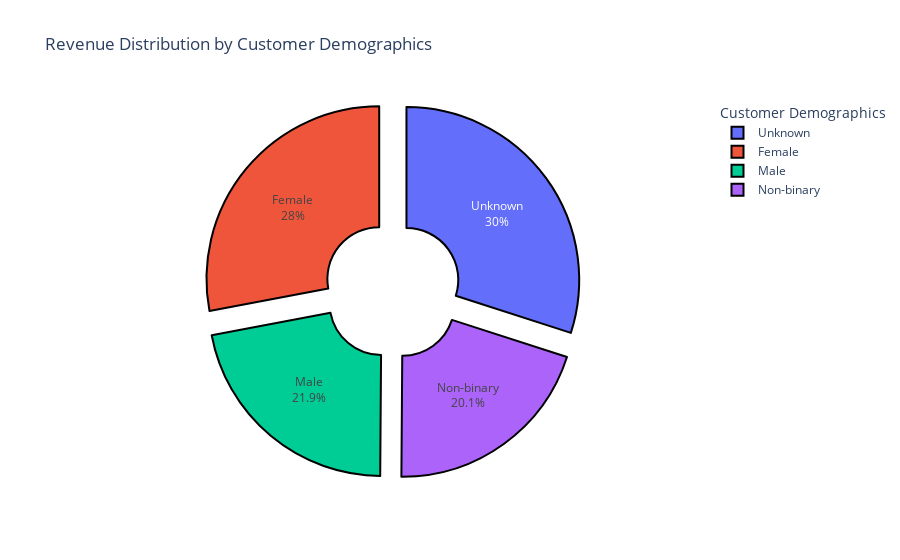
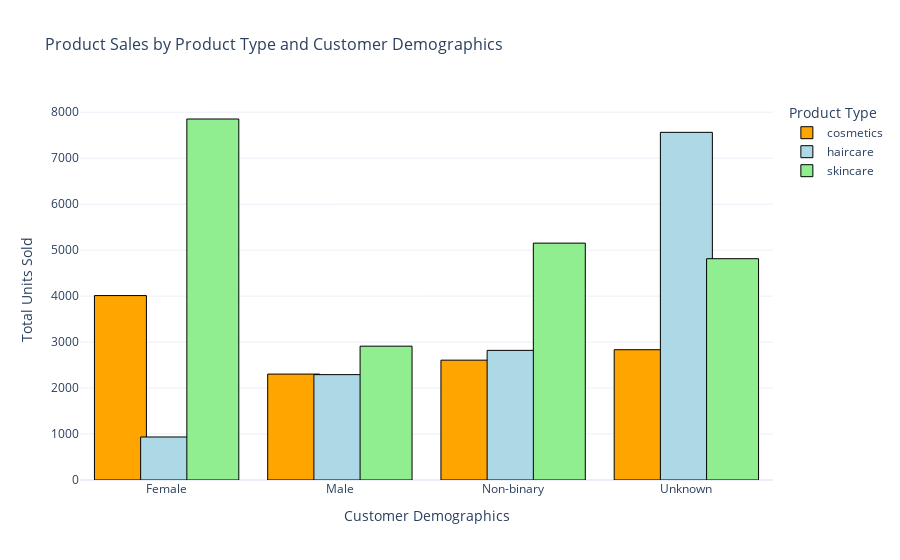
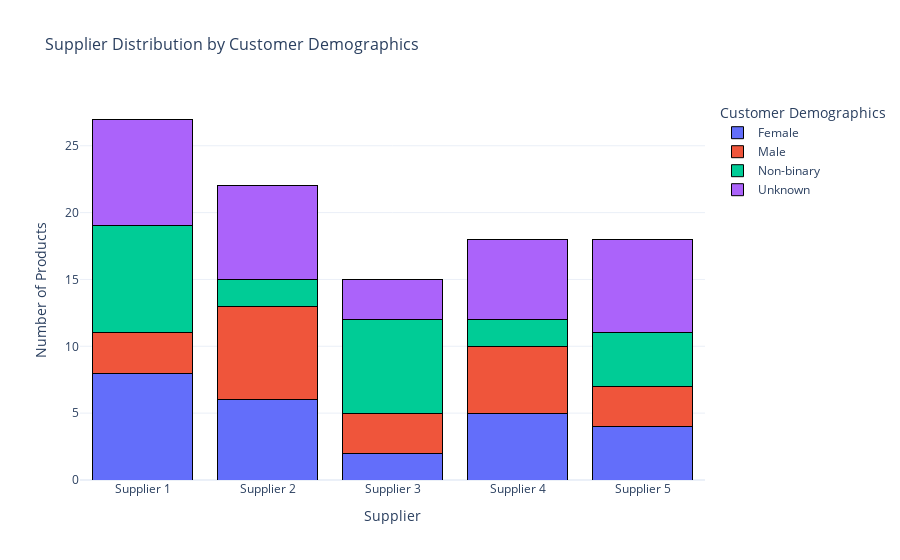

Notebook cell for these charts, in order:
### Markdown cell above
# Customer Demographics Analysis

### Code cell
# --- Customer Demographics Analysis ---
print("\n=== Customer Demographics Analysis ===")

# Define consistent colors for Product_type (from previous sections)
color_map = {
    'haircare': '#ADD8E6',  # Light Blue
    'skincare': '#90EE90',  # Light Green
    'cosmetics': '#FFA500'  # Orange (if present)
}

#  Revenue Distribution by Customer Demographics (Pie Chart)
revenue_by_demo = df.groupby('Customer_demographics')['Revenue_generated'].sum().reset_index()
fig_revenue_pie = px.pie(revenue_by_demo, 
                         values='Revenue_generated', 
                         names='Customer_demographics', 
                         title='Revenue Distribution by Customer Demographics',
                         color_discrete_sequence=px.colors.qualitative.Plotly,
                         hole=0.3)
fig_revenue_pie.update_traces(textinfo='percent+label', 
                              pull=[0.1] * len(revenue_by_demo), 
                              marker=dict(line=dict(color='#000000', width=2)))
fig_revenue_pie.update_layout(showlegend=True,
                              legend_title_text='Customer Demographics')
fig_revenue_pie.show()

#  Product Sales by Product Type and Customer Demographics (Bar Chart)
sales_by_demo_product = df.groupby(['Product_type', 'Customer_demographics'])['Number_of_products_sold'].sum().reset_index()
fig_sales_demo = px.bar(sales_by_demo_product, 
                        x='Customer_demographics', 
                        y='Number_of_products_sold', 
                        color='Product_type', 
                        barmode='group',  # Group bars side by side
                        title='Product Sales by Product Type and Customer Demographics',
                        labels={'Number_of_products_sold': 'Total Units Sold', 'Customer_demographics': 'Customer Demographics'},
                        color_discrete_map=color_map)
fig_sales_demo.update_traces(marker=dict(line=dict(color='#000000', width=1)), width=0.3)
fig_sales_demo.update_layout(showlegend=True,
                             legend_title_text='Product Type',
                             xaxis_title='Customer Demographics',
                             yaxis_title='Total Units Sold',
                             bargap=0.2,
                             title_font=dict(size=16))
fig_sales_demo.show()

#  Supplier Distribution by Customer Demographics (Bar Chart)
supplier_by_demo = df.groupby(['Supplier_name', 'Customer_demographics']).size().reset_index(name='Count')
fig_supplier_demo = px.bar(supplier_by_demo, 
                           x='Supplier_name', 
                           y='Count', 
                           color='Customer_demographics', 
                           barmode='stack',  # Stack bars for total supplier count
                           title='Supplier Distribution by Customer Demographics',
                           labels={'Count': 'Number of Products', 'Supplier_name': 'Supplier'})
fig_supplier_demo.update_traces(marker=dict(line=dict(color='#000000', width=1)))
fig_supplier_demo.update_layout(showlegend=True,
                                legend_title_text='Customer Demographics',
                                xaxis_title='Supplier',
                                yaxis_title='Number of Products',
                                bargap=0.2,
                                title_font=dict(size=16))
fig_supplier_demo.show()

### Figure 1 — Plotly figure (JSON) as saved in the notebook; plotly's stock layout.template omitted (floating-point values rounded to 4 significant figures)
{"data": [{"domain": {"x": [0, 1], "y": [0, 1]}, "hole": 0.3, "hovertemplate": "Customer_demographics=%{label}<br>Revenue_generated=%{value}<extra></extra>", "labels": ["Female", "Male", "Non-binary", "Unknown"], "legendgroup": "", "marker": {"line": {"color": "#000000", "width": 2}}, "name": "", "pull": [0.1, 0.1, 0.1, 0.1], "showlegend": true, "textinfo": "percent+label", "type": "pie", "values": [161500.0, 126600.0, 116400.0, 173100.0]}], "layout": {"legend": {"title": {"text": "Customer Demographics"}, "tracegroupgap": 0}, "piecolorway": ["#636EFA", "#EF553B", "#00CC96", "#AB63FA", "#FFA15A", "#19D3F3", "#FF6692", "#B6E880", "#FF97FF", "#FECB52"], "showlegend": true, "title": {"text": "Revenue Distribution by Customer Demographics"}}}

### Figure 2 — Plotly figure (JSON) as saved in the notebook; plotly's stock layout.template omitted (floating-point values rounded to 4 significant figures)
{"data": [{"alignmentgroup": "True", "hovertemplate": "Product_type=cosmetics<br>Customer Demographics=%{x}<br>Total Units Sold=%{y}<extra></extra>", "legendgroup": "cosmetics", "marker": {"color": "#FFA500", "line": {"color": "#000000", "width": 1}, "pattern": {"shape": ""}}, "name": "cosmetics", "offsetgroup": "cosmetics", "orientation": "v", "showlegend": true, "textposition": "auto", "type": "bar", "width": 0.3, "x": ["Female", "Male", "Non-binary", "Unknown"], "xaxis": "x", "y": [4012, 2304, 2607, 2834], "yaxis": "y"}, {"alignmentgroup": "True", "hovertemplate": "Product_type=haircare<br>Customer Demographics=%{x}<br>Total Units Sold=%{y}<extra></extra>", "legendgroup": "haircare", "marker": {"color": "#ADD8E6", "line": {"color": "#000000", "width": 1}, "pattern": {"shape": ""}}, "name": "haircare", "offsetgroup": "haircare", "orientation": "v", "showlegend": true, "textposition": "auto", "type": "bar", "width": 0.3, "x": ["Female", "Male", "Non-binary", "Unknown"], "xaxis": "x", "y": [936, 2292, 2820, 7563], "yaxis": "y"}, {"alignmentgroup": "True", "hovertemplate": "Product_type=skincare<br>Customer Demographics=%{x}<br>Total Units Sold=%{y}<extra></extra>", "legendgroup": "skincare", "marker": {"color": "#90EE90", "line": {"color": "#000000", "width": 1}, "pattern": {"shape": ""}}, "name": "skincare", "offsetgroup": "skincare", "orientation": "v", "showlegend": true, "textposition": "auto", "type": "bar", "width": 0.3, "x": ["Female", "Male", "Non-binary", "Unknown"], "xaxis": "x", "y": [7853, 2911, 5153, 4814], "yaxis": "y"}], "layout": {"bargap": 0.2, "barmode": "group", "legend": {"title": {"text": "Product Type"}, "tracegroupgap": 0}, "showlegend": true, "title": {"font": {"size": 16}, "text": "Product Sales by Product Type and Customer Demographics"}, "xaxis": {"anchor": "y", "domain": [0, 1], "title": {"text": "Customer Demographics"}}, "yaxis": {"anchor": "x", "domain": [0, 1], "title": {"text": "Total Units Sold"}}}}

### Figure 3 — Plotly figure (JSON) as saved in the notebook; plotly's stock layout.template omitted (floating-point values rounded to 4 significant figures)
{"data": [{"alignmentgroup": "True", "hovertemplate": "Customer_demographics=Female<br>Supplier=%{x}<br>Number of Products=%{y}<extra></extra>", "legendgroup": "Female", "marker": {"color": "#636efa", "line": {"color": "#000000", "width": 1}, "pattern": {"shape": ""}}, "name": "Female", "offsetgroup": "Female", "orientation": "v", "showlegend": true, "textposition": "auto", "type": "bar", "x": ["Supplier 1", "Supplier 2", "Supplier 3", "Supplier 4", "Supplier 5"], "xaxis": "x", "y": [8, 6, 2, 5, 4], "yaxis": "y"}, {"alignmentgroup": "True", "hovertemplate": "Customer_demographics=Male<br>Supplier=%{x}<br>Number of Products=%{y}<extra></extra>", "legendgroup": "Male", "marker": {"color": "#EF553B", "line": {"color": "#000000", "width": 1}, "pattern": {"shape": ""}}, "name": "Male", "offsetgroup": "Male", "orientation": "v", "showlegend": true, "textposition": "auto", "type": "bar", "x": ["Supplier 1", "Supplier 2", "Supplier 3", "Supplier 4", "Supplier 5"], "xaxis": "x", "y": [3, 7, 3, 5, 3], "yaxis": "y"}, {"alignmentgroup": "True", "hovertemplate": "Customer_demographics=Non-binary<br>Supplier=%{x}<br>Number of Products=%{y}<extra></extra>", "legendgroup": "Non-binary", "marker": {"color": "#00cc96", "line": {"color": "#000000", "width": 1}, "pattern": {"shape": ""}}, "name": "Non-binary", "offsetgroup": "Non-binary", "orientation": "v", "showlegend": true, "textposition": "auto", "type": "bar", "x": ["Supplier 1", "Supplier 2", "Supplier 3", "Supplier 4", "Supplier 5"], "xaxis": "x", "y": [8, 2, 7, 2, 4], "yaxis": "y"}, {"alignmentgroup": "True", "hovertemplate": "Customer_demographics=Unknown<br>Supplier=%{x}<br>Number of Products=%{y}<extra></extra>", "legendgroup": "Unknown", "marker": {"color": "#ab63fa", "line": {"color": "#000000", "width": 1}, "pattern": {"shape": ""}}, "name": "Unknown", "offsetgroup": "Unknown", "orientation": "v", "showlegend": true, "textposition": "auto", "type": "bar", "x": ["Supplier 1", "Supplier 2", "Supplier 3", "Supplier 4", "Supplier 5"], "xaxis": "x", "y": [8, 7, 3, 6, 7], "yaxis": "y"}], "layout": {"bargap": 0.2, "barmode": "stack", "legend": {"title": {"text": "Customer Demographics"}, "tracegroupgap": 0}, "showlegend": true, "title": {"font": {"size": 16}, "text": "Supplier Distribution by Customer Demographics"}, "xaxis": {"anchor": "y", "domain": [0, 1], "title": {"text": "Supplier"}}, "yaxis": {"anchor": "x", "domain": [0, 1], "title": {"text": "Number of Products"}}}}
